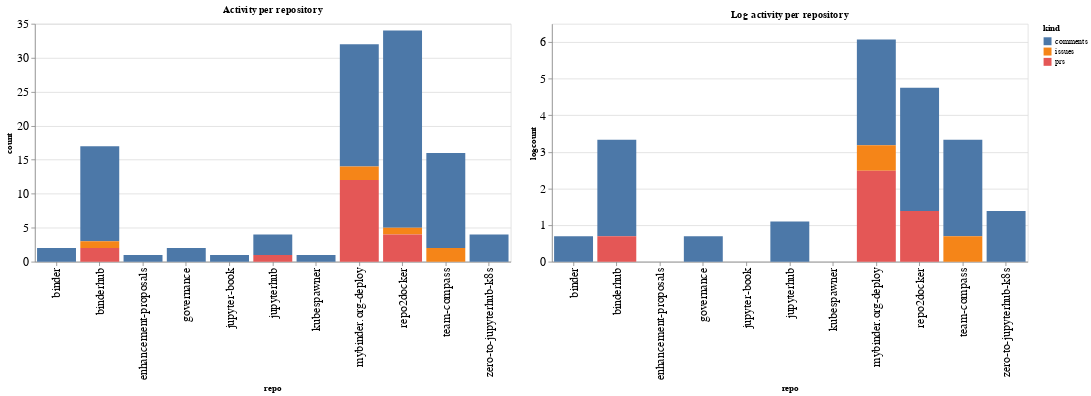

This figure's notebook cell:
### Code cell
ch1 = alt.Chart(repo_summaries, width=600, title="Activity per repository").mark_bar().encode(
    x='repo',
    y='count',
    color='kind',
    tooltip="kind"
)

ch2 = alt.Chart(repo_summaries, width=600, title="Log activity per repository").mark_bar().encode(
    x='repo',
    y='logcount',
    color='kind',
    tooltip="kind"
)

ch1 | ch2

### Figure 1 — Vega-Lite specification as saved in the notebook (floating-point values rounded to 4 significant figures)
{"config": {"axisLeft": {"labelFontSize": 15}, "axisBottom": {"labelFontSize": 15}}, "hconcat": [{"mark": "bar", "encoding": {"color": {"type": "nominal", "field": "kind"}, "tooltip": {"type": "nominal", "field": "kind"}, "x": {"type": "nominal", "field": "repo"}, "y": {"type": "quantitative", "field": "count"}}, "title": "Activity per repository", "width": 600}, {"mark": "bar", "encoding": {"color": {"type": "nominal", "field": "kind"}, "tooltip": {"type": "nominal", "field": "kind"}, "x": {"type": "nominal", "field": "repo"}, "y": {"type": "quantitative", "field": "logcount"}}, "title": "Log activity per repository", "width": 600}], "data": {"name": "data-ad09dabdd43b02b6956659ba5c742737"}, "$schema": "https://vega.github.io/schema/vega-lite/v4.8.1.json", "datasets": {"data-ad09dabdd43b02b6956659ba5c742737": [{"repo": "binder", "kind": "comments", "count": 2, "logcount": 0.6931}, {"repo": "binderhub", "kind": "comments", "count": 14, "logcount": 2.639}, {"repo": "binderhub", "kind": "issues", "count": 1, "logcount": 0.0}, {"repo": "binderhub", "kind": "prs", "count": 2, "logcount": 0.6931}, {"repo": "enhancement-proposals", "kind": "comments", "count": 1, "logcount": 0.0}, {"repo": "governance", "kind": "comments", "count": 2, "logcount": 0.6931}, {"repo": "jupyter-book", "kind": "comments", "count": 1, "logcount": 0.0}, {"repo": "jupyterhub", "kind": "comments", "count": 3, "logcount": 1.099}, {"repo": "jupyterhub", "kind": "prs", "count": 1, "logcount": 0.0}, {"repo": "kubespawner", "kind": "comments", "count": 1, "logcount": 0.0}, {"repo": "mybinder.org-deploy", "kind": "comments", "count": 18, "logcount": 2.89}, {"repo": "mybinder.org-deploy", "kind": "issues", "count": 2, "logcount": 0.6931}, {"repo": "mybinder.org-deploy", "kind": "prs", "count": 12, "logcount": 2.485}, {"repo": "repo2docker", "kind": "comments", "count": 29, "logcount": 3.367}, {"repo": "repo2docker", "kind": "issues", "count": 1, "logcount": 0.0}, {"repo": "repo2docker", "kind": "prs", "count": 4, "logcount": 1.386}, {"repo": "team-compass", "kind": "comments", "count": 14, "logcount": 2.639}, {"repo": "team-compass", "kind": "issues", "count": 2, "logcount": 0.6931}, {"repo": "zero-to-jupyterhub-k8s", "kind": "comments", "count": 4, "logcount": 1.386}]}}
